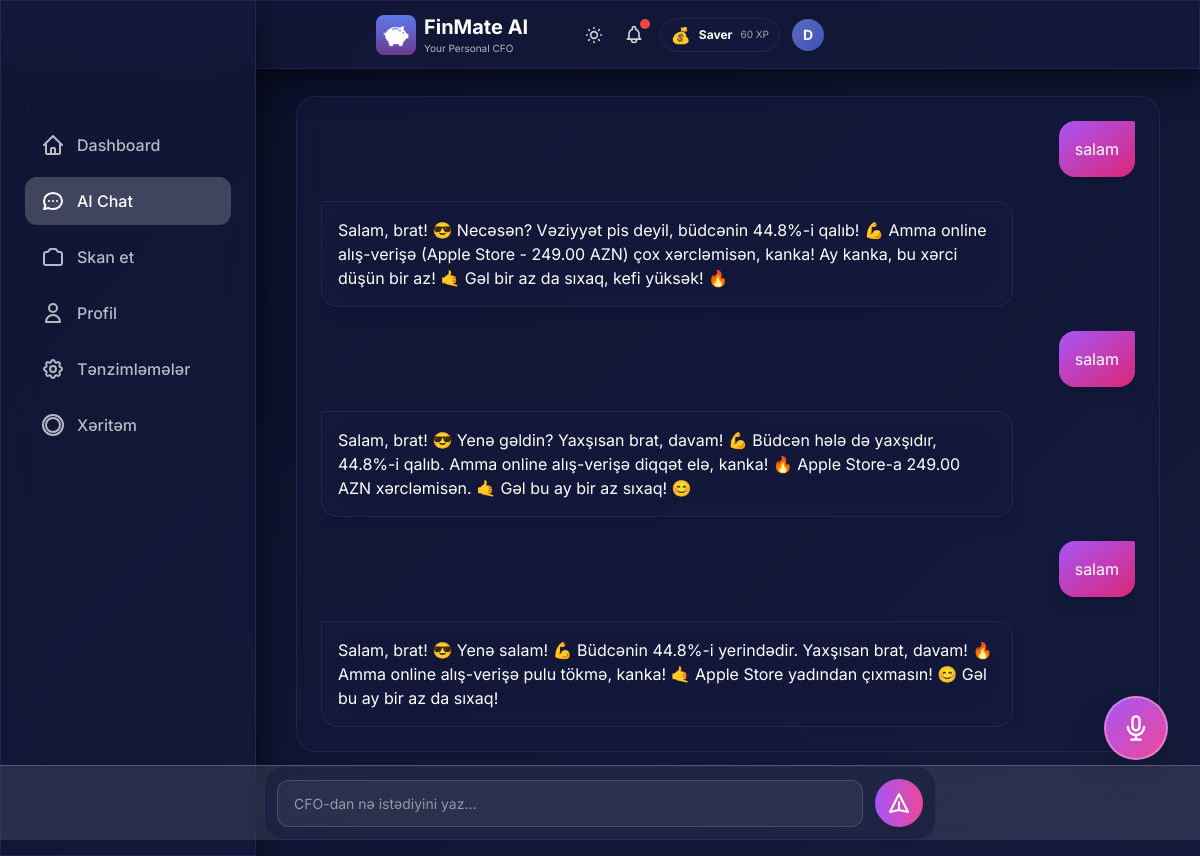
Page /chat on the committed database.
### models.py (models this page shows, shortened)
class User(Base):
    __tablename__ = "users"
    id = Column(Integer, primary_key=True, index=True)
    username = Column(String, unique=True, index=True, nullable=False)
    monthly_budget = Column(Float, default=1000.0)
    xp_points = Column(Integer, default=0)
    level_title = Column(String, default="Rookie")
    preferred_language = Column(String, default="az")  # az, en, ru
    voice_enabled = Column(Boolean, default=True)
    daily_budget_limit = Column(Float, nullable=True)
    currency = Column(String, default="AZN")  # Display/Base currency
    personality_mode = Column(String, default="normal")  # normal, mom, strict
    is_premium = Column(Boolean, default=False)  # Premium subscription status
    readability_mode = Column(Boolean, default=False)  # Accessibility mode for vision-impaired users
    ai_name = Column(String, default="FinMate")  # Customizable AI name
    ai_attitude = Column(String, default="Professional")  # Strict, Funny, Sarcastic, Supportive
    ai_style = Column(String, default="Formal")  # Slang, Shakespearean, Dialect, Short
    ai_persona_mode = Column(String, default="Auto")  # Auto (behavioral profiling) or Manual
    login_streak = Column(Integer, default=0)
    last_login_date = Column(Date, nullable=True)
    created_at = Column(DateTime, default=datetime.utcnow)
    expenses = relationship("Expense", back_populates="user", cascade="all, delete-orphan")
    chat_messages = relationship("ChatMessage", back_populates="user", cascade="all, delete-orphan")
    xp_logs = relationship("XPLog", back_populates="user", cascade="all, delete-orphan")

class ChatMessage(Base):
    __tablename__ = "chat_messages"
    id = Column(Integer, primary_key=True, index=True)
    user_id = Column(Integer, ForeignKey("users.id"), nullable=False)
    role = Column(String, nullable=False)  # 'user' or 'ai'
    content = Column(Text, nullable=False)
    timestamp = Column(DateTime, default=datetime.utcnow, nullable=False)
    user = relationship("User", back_populates="chat_messages")

### main.py (the view)
@app.get("/chat", response_class=HTMLResponse)
async def chat_page(request: Request, db: Session = Depends(get_db)):
    user = get_current_user(db)
    messages = db.query(ChatMessage).filter(
        ChatMessage.user_id == user.id
    ).order_by(ChatMessage.timestamp.asc()).all()
    return templates.TemplateResponse("chat.html", {
        "request": request,
        "user": user,
        "messages": messages
    })

### templates/chat.html (shortened to what this page needs)
{% extends "base.html" %}
{% block content %}
<div class="max-w-4xl mx-auto px-2 sm:px-4">
    <div class="glass-card p-4 sm:p-6 mb-20 lg:mb-10">
        <div class="chat-container" id="chatContainer">
            <div id="messages" class="space-y-4 sm:space-y-6">
                {% for message in messages %}
                {% if message.role == 'user' %}
                <div class="flex justify-end">
                    <div
                        class="message-bubble bg-gradient-to-br from-purple-500 to-pink-600 text-white p-4 rounded-2xl rounded-tr-sm shadow-lg">
                        {{ message.content }}
                    </div>
                </div>
                {% else %}
                <div class="flex justify-start">
                    <div class="message-bubble glass p-4 rounded-2xl rounded-tl-sm text-white shadow-lg">
                        {{ message.content }}
                    </div>
                </div>
                {% endif %}
                {% endfor %}
            </div>
        </div>
    </div>
</div>
<div class="chat-input-container fixed bottom-20 sm:bottom-24 left-0 right-0 px-2 sm:px-4 md:bottom-4 transition-all duration-300 z-50">
    <div class="max-w-2xl mx-auto">
        <form hx-post="/api/chat" hx-target="#messages" hx-swap="beforeend" hx-headers='{"X-Client-Appended":"true"}'
            hx-on::after-request="this.reset(); scrollToBottom();" class="glass-card p-2 sm:p-3 flex items-center gap-2 sm:gap-3"
            id="chat-form">
            <input type="text" name="message" placeholder="CFO-dan nə istədiyini yaz..." required
                class="chat-input-field flex-1"
                autocomplete="off" id="chat-input" />
            <button type="submit"
                class="w-10 h-10 sm:w-12 sm:h-12 flex-shrink-0 rounded-full bg-gradient-to-r from-purple-500 to-pink-500 flex items-center justify-center hover:scale-110 transition shadow-lg group">
                <svg class="w-5 h-5 sm:w-6 sm:h-6 text-white group-hover:scale-110 transition" fill="none"
                    stroke="currentColor" viewBox="0 0 24 24">
                    <path stroke-linecap="round" stroke-linejoin="round" stroke-width="2"
                        d="M12 19l9 2-9-18-9 18 9-2zm0 0v-8"></path>
                </svg>
            </button>
        </form>
    </div>
</div>
{% endblock %}

### templates/base.html (shortened to what this page needs)
<!DOCTYPE html>
<html lang="en" data-theme="dark">
<head>
    <link href="https://cdn.jsdelivr.net/npm/daisyui@4.4.19/dist/full.min.css" rel="stylesheet" type="text/css" />
    <script src="https://cdn.tailwindcss.com"></script>
</head>
<body>
    <div class="glass fixed top-0 left-0 right-0 z-40 px-2 sm:px-4 py-2 sm:py-3">
        <div class="flex items-center justify-between max-w-md mx-auto">
            <div class="min-w-0 flex-1 flex items-center gap-2">
                <img src="/static/icons/icon-192.png" alt="FinMate AI" class="w-8 h-8 sm:w-10 sm:h-10 rounded-lg flex-shrink-0" onerror="this.style.display='none'">
                <div class="min-w-0">
                    <h1 class="text-lg sm:text-xl font-bold text-white truncate">FinMate AI</h1>
                    <p class="text-[9px] sm:text-[10px] text-white/70">Your Personal CFO</p>
                </div>
            </div>
            <div class="flex items-center gap-2 sm:gap-3 relative flex-shrink-0">
                <button id="theme-toggle" class="relative text-white/80 hover:text-white transition p-1"
                    title="Tema dəyişdir">
                </button>
                <button id="alert-bell" class="relative text-white/80 hover:text-white transition p-1">
                    <span id="alert-counter" class="absolute -top-0.5 -right-0.5 w-2.5 h-2.5 bg-red-500 rounded-full shadow-lg"></span>
                </button>
                {% if user and user.xp_points is defined %}
                <div
                    class="hidden sm:flex items-center gap-1.5 sm:gap-2 glass-card px-2 sm:px-2.5 py-0.5 sm:py-1 rounded-full">
                    <span class="text-sm sm:text-base">{% if user.level_title == 'Rookie' %}🌱{% elif user.level_title
                        == 'Saver'
                        %}💰{% elif user.level_title == 'Analyst' %}📊{% elif user.level_title == 'Manager' %}🎯{%
                        elif
                        user.level_title == 'CFO' %}👑{% else %}⭐{% endif %}</span>
                    <span class="text-[10px] sm:text-xs font-bold text-white hidden md:inline">{{ user.level_title
                        }}</span>
                    <span class="text-[9px] sm:text-[10px] text-white/60">{{ user.xp_points }} XP</span>
                </div>
                {% endif %}
                <a href="/profile" class="relative flex-shrink-0 group">
                    <div id="user-avatar"
                        class="w-7 h-7 sm:w-8 sm:h-8 rounded-full flex items-center justify-center text-white font-bold text-xs sm:text-sm transition-all duration-400 group-hover:scale-110"
                        style="background: linear-gradient(135deg, var(--accent-primary), var(--accent-secondary));">
                        {{ user.username[0].upper() if user else 'D' }}
                    </div>
                </a>
            </div>
        </div>
    </div>
    <div class="pt-24 pb-8 px-4">
        <div class="w-full lg:max-w-7xl mx-auto">
            {% block content %}{% endblock %}
        </div>
    </div>
    <div class="hidden lg:block fixed left-0 top-0 bottom-0 w-64 glass z-40 pt-24">
        <nav class="p-6 space-y-2">
            <a href="/"
                class="flex items-center gap-3 px-4 py-3 rounded-xl text-white/70 hover:text-white hover:bg-white/10 transition {% if request.url.path == '/' %}bg-white/20 !text-white{% endif %}">
                <svg class="w-6 h-6" fill="none" stroke="currentColor" viewBox="0 0 24 24">
                    <path stroke-linecap="round" stroke-linejoin="round" stroke-width="2"
                        d="M3 12l2-2m0 0l7-7 7 7M5 10v10a1 1 0 001 1h3m10-11l2 2m-2-2v10a1 1 0 01-1 1h-3m-6 0a1 1 0 001-1v-4a1 1 0 011-1h2a1 1 0 011 1v4a1 1 0 001 1m-6 0h6">
                    </path>
                </svg>
                <span class="font-medium">Dashboard</span>
            </a>
            <a href="/chat"
                class="flex items-center gap-3 px-4 py-3 rounded-xl text-white/70 hover:text-white hover:bg-white/10 transition {% if request.url.path == '/chat' %}bg-white/20 !text-white{% endif %}">
                <svg class="w-6 h-6" fill="none" stroke="currentColor" viewBox="0 0 24 24">
                    <path stroke-linecap="round" stroke-linejoin="round" stroke-width="2"
                        d="M8 12h.01M12 12h.01M16 12h.01M21 12c0 4.418-4.03 8-9 8a9.863 9.863 0 01-4.255-.949L3 20l1.395-3.72C3.512 15.042 3 13.574 3 12c0-4.418 4.03-8 9-8s9 3.582 9 8z">
                    </path>
                </svg>
                <span class="font-medium">AI Chat</span>
            </a>
            <a href="/scan"
                class="flex items-center gap-3 px-4 py-3 rounded-xl text-white/70 hover:text-white hover:bg-white/10 transition {% if request.url.path == '/scan' %}bg-white/20 !text-white{% endif %}">
                <span class="font-medium">Skan et</span>
            </a>
            <a href="/profile"
                class="flex items-center gap-3 px-4 py-3 rounded-xl text-white/70 hover:text-white hover:bg-white/10 transition {% if request.url.path == '/profile' %}bg-white/20 !text-white{% endif %}">
                <svg class="w-6 h-6" fill="none" stroke="currentColor" viewBox="0 0 24 24">
                    <path stroke-linecap="round" stroke-linejoin="round" stroke-width="2"
                        d="M16 7a4 4 0 11-8 0 4 4 0 018 0zM12 14a7 7 0 00-7 7h14a7 7 0 00-7-7z"></path>
                </svg>
                <span class="font-medium">Profil</span>
            </a>
            <a href="/settings"
                class="flex items-center gap-3 px-4 py-3 rounded-xl text-white/70 hover:text-white hover:bg-white/10 transition {% if request.url.path == '/settings' %}bg-white/20 !text-white{% endif %}">
                <span class="font-medium">Tənzimləmələr</span>
            </a>
            <a href="/heatmap"
                class="flex items-center gap-3 px-4 py-3 rounded-xl text-white/70 hover:text-white hover:bg-white/10 transition {% if request.url.path == '/heatmap' %}bg-white/20 !text-white{% endif %}">
                <svg class="w-6 h-6" fill="none" stroke="currentColor" viewBox="0 0 24 24">
                    <path stroke-linecap="round" stroke-linejoin="round" stroke-width="2"
                        d="M2 12a10 10 0 1020 0 10 10 0 00-20 0zm10-7a7 7 0 00-7 7c0 3.866 3.134 7 7 7a7 7 0 007-7c0-3.866-3.134-7-7-7z">
                    </path>
                </svg>
                <span class="font-medium">Xəritəm</span>
            </a>
        </nav>
    </div>
    {% if user and user.voice_enabled %}
    {% if request.url.path == '/scan' or request.url.path == '/chat' %}
    <button onclick="openVoiceModal()"
        class="fixed {% if request.url.path == '/scan' %}bottom-24{% else %}bottom-32{% endif %} right-4 sm:right-6 w-14 h-14 sm:w-16 sm:h-16 glass bg-gradient-to-br from-purple-500 to-pink-500 backdrop-blur-xl border-2 border-white/30 rounded-full shadow-2xl flex items-center justify-center text-white hover:scale-110 active:scale-95 transition-all z-40 md:{% if request.url.path == '/scan' %}bottom-20{% else %}bottom-24{% endif %} md:right-8 mb-16 md:mb-0 group">
    </button>
    {% endif %}
    {% endif %}
</body>
</html>
</html>

### templates/base.html (style rules this page uses)
:root { --bg-primary: #0a0e27; --bg-secondary: #141b3d; --glass-bg: rgba(20, 27, 61, 0.7); --glass-border: rgba(100, 116, 207, 0.15); --glass-shadow: rgba(0, 0, 0, 0.6); --text-primary: #e8eaf6; --text-secondary: rgba(232, 234, 246, 0.75); --nav-border: rgba(100, 116, 207, 0.2); --skeleton-bg: rgba(100, 116, 207, 0.08); --accent-primary: #5c6bc0; --accent-secondary: #3f51b5; }
* { font-family: 'Inter', sans-serif; }
body:not(.no-transition), body:not(.no-transition) .glass, body:not(.no-transition) .glass-card, body:not(.no-transition) .bottom-nav { transition: background 0.6s cubic-bezier(0.4, 0, 0.2, 1), color 0.6s cubic-bezier(0.4, 0, 0.2, 1), border-color 0.6s cubic-bezier(0.4, 0, 0.2, 1), box-shadow 0.6s cubic-bezier(0.4, 0, 0.2, 1); }
body { transition: background 0.8s ease-in-out; }
body { background: linear-gradient(135deg, var(--bg-primary) 0%, var(--bg-secondary) 100%); min-height: 100vh; padding-bottom: 80px; color: var(--text-primary); }
@media (min-width: 1024px) { body { padding-left: 256px; padding-bottom: 0; } }
.glass { background: var(--glass-bg); backdrop-filter: blur(20px); -webkit-backdrop-filter: blur(20px); border: 1px solid var(--glass-border); box-shadow: 0 8px 32px 0 var(--glass-shadow); }
.glass-card { background: var(--glass-bg); backdrop-filter: blur(12px); -webkit-backdrop-filter: blur(12px); border-radius: 20px; border: 1px solid var(--glass-border); }

### templates/chat.html (style rules this page uses)
.chat-container { height: calc(100vh - 250px); overflow-y: auto; overflow-x: hidden; scroll-behavior: smooth; }
.message-bubble { max-width: 85%; word-wrap: break-word; word-break: break-word; animation: slideIn 0.3s ease-out; line-height: 1.5; }
.chat-input-container { background: rgba(255, 255, 255, 0.1); backdrop-filter: blur(20px); -webkit-backdrop-filter: blur(20px); border-top: 1px solid rgba(255, 255, 255, 0.2); }
.chat-input-field { background: rgba(255, 255, 255, 0.05); border: 1px solid rgba(255, 255, 255, 0.15); border-radius: 12px; padding: 0.75rem 1rem; color: #ffffff; font-size: 0.875rem; transition: all 0.3s ease; min-height: 44px; }
.chat-input-field::placeholder { color: rgba(255, 255, 255, 0.5); }

### rows in the picture
User: level_title "Saver", xp_points "60", username "D"
ChatMessage: content "salam"
ChatMessage: content "Salam, brat! 😎 Necəsən? Vəziyyət pis deyil, büdcənin 44.8%-i qalıb! 💪 Amma online alış-verişə (Apple Store - 249.00 AZN) çox xərcləmisən, kanka! Ay kanka, bu xərci düşün bir az! 🤙 Gəl bir az da sıxaq, kefi yüksək! 🔥"
ChatMessage: content "salam"
ChatMessage: content "Salam, brat! 😎 Yenə gəldin? Yaxşısan brat, davam! 💪 Büdcən hələ də yaxşıdır, 44.8%-i qalıb. Amma online alış-verişə diqqət elə, kanka! 🔥 Apple Store-a 249.00 AZN xərcləmisən. 🤙 Gəl bu ay bir az sıxaq! 😊"
ChatMessage: content "salam"
ChatMessage: content "Salam, brat! 😎 Yenə salam! 💪 Büdcənin 44.8%-i yerindədir. Yaxşısan brat, davam! 🔥 Amma online alış-verişə pulu tökmə, kanka! 🤙 Apple Store yadından çıxmasın! 😊 Gəl bu ay bir az da sıxaq!"
